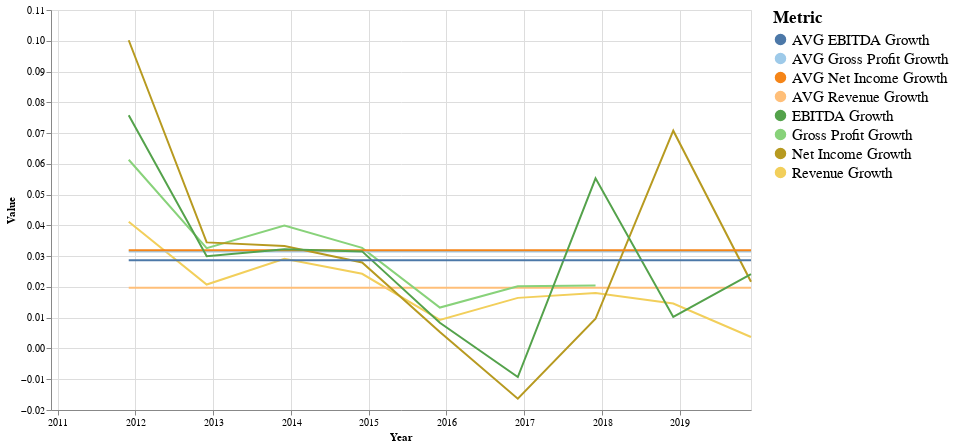

This figure's notebook cell:
### Markdown cell above
### Earnings Base Historical Growth Rates

### Code cell
#hide
# select a point for which to provide details-on-demand
# label = alt.selection_single(
#     encodings=['x'], # limit selection to x-axis value
#     on='mouseover',  # select on mouseover events
#     nearest=True,    # select data point nearest the cursor
#     empty='none'     # empty selection includes no data points
# )



label = alt.selection_multi(fields=['Metric'], bind='legend', 
     on='mouseover',  # select on mouseover events
     nearest=True,    # select data point nearest the cursor
     empty='none'     # empty selection includes no data points
 )
# define our base line chart of stock prices
base = alt.Chart().mark_line().encode(
    alt.X('Year:T'),
    alt.Y('Value:Q') ,  
    
    color = alt.Color('Metric:N', legend=alt.Legend(labelFontSize=15, titleFontSize=17),
                     scale=alt.Scale(scheme='tableau20'))   
    
    
    # alt.Color('Metric:N'), opacity = alt.condition(label, alt.value(1), alt.value(0.5))


)

alt.layer(
    base, # base line chart
    
    # add a rule mark to serve as a guide line
    alt.Chart().mark_rule(color='#aaa').encode(
        x='Year:T'
    ).transform_filter(label),
    
    # add circle marks for selected time points, hide unselected points
    base.mark_circle().encode(
        opacity=alt.condition(label, alt.value(1), alt.value(0))
    ).add_selection(label),

    # add white stroked text to provide a legible background for labels
    base.mark_text(align='left', dx=5, dy=-5, stroke='white', strokeWidth=2).encode(
        text='Value:Q'
    ).transform_filter(label),

    # add text labels for stock prices
    base.mark_text(align='left', dx=5, dy=-5).encode(
        text='Value:Q'
    ).transform_filter(label),
    
    data=df
).properties(
    width=700,
    height=400
)

### Figure 1 — Vega-Lite specification as saved in the notebook (floating-point values rounded to 4 significant figures)
{"config": {"view": {"continuousWidth": 400, "continuousHeight": 300}}, "layer": [{"mark": "line", "encoding": {"color": {"type": "nominal", "field": "Metric", "legend": {"labelFontSize": 15, "titleFontSize": 17}, "scale": {"scheme": "tableau20"}}, "x": {"type": "temporal", "field": "Year"}, "y": {"type": "quantitative", "field": "Value"}}}, {"mark": {"type": "rule", "color": "#aaa"}, "encoding": {"x": {"type": "temporal", "field": "Year"}}, "transform": [{"filter": {"selection": "selector011"}}]}, {"mark": "circle", "encoding": {"color": {"type": "nominal", "field": "Metric", "legend": {"labelFontSize": 15, "titleFontSize": 17}, "scale": {"scheme": "tableau20"}}, "opacity": {"condition": {"value": 1, "selection": "selector011"}, "value": 0}, "x": {"type": "temporal", "field": "Year"}, "y": {"type": "quantitative", "field": "Value"}}, "selection": {"selector011": {"type": "multi", "fields": ["Metric"], "bind": "legend", "on": "mouseover", "nearest": true, "empty": "none"}}}, {"mark": {"type": "text", "align": "left", "dx": 5, "dy": -5, "stroke": "white", "strokeWidth": 2}, "encoding": {"color": {"type": "nominal", "field": "Metric", "legend": {"labelFontSize": 15, "titleFontSize": 17}, "scale": {"scheme": "tableau20"}}, "text": {"type": "quantitative", "field": "Value"}, "x": {"type": "temporal", "field": "Year"}, "y": {"type": "quantitative", "field": "Value"}}, "transform": [{"filter": {"selection": "selector011"}}]}, {"mark": {"type": "text", "align": "left", "dx": 5, "dy": -5}, "encoding": {"color": {"type": "nominal", "field": "Metric", "legend": {"labelFontSize": 15, "titleFontSize": 17}, "scale": {"scheme": "tableau20"}}, "text": {"type": "quantitative", "field": "Value"}, "x": {"type": "temporal", "field": "Year"}, "y": {"type": "quantitative", "field": "Value"}}, "transform": [{"filter": {"selection": "selector011"}}]}], "data": {"name": "data-fffa8d57f94b6f35f80662870264b2de"}, "height": 400, "width": 700, "$schema": "https://vega.github.io/schema/vega-lite/v4.0.2.json", "datasets": {"data-fffa8d57f94b6f35f80662870264b2de": [{"Year": "12/1/2019", "Metric": "Revenue Growth", "Value": 0.00372}, {"Year": "12/1/2019", "Metric": "AVG Revenue Growth", "Value": 0.01972}, {"Year": "12/1/2019", "Metric": "Gross Profit Growth", "Value": null}, {"Year": "12/1/2019", "Metric": "AVG Gross Profit Growth", "Value": 0.0315}, {"Year": "12/1/2019", "Metric": "Net Income Growth", "Value": 0.02169}, {"Year": "12/1/2019", "Metric": "AVG Net Income Growth", "Value": 0.03189}, {"Year": "12/1/2019", "Metric": "EBITDA Growth", "Value": 0.02414}, {"Year": "12/1/2019", "Metric": "AVG EBITDA Growth", "Value": 0.0287}, {"Year": "12/1/2018", "Metric": "Revenue Growth", "Value": 0.01459}, {"Year": "12/1/2018", "Metric": "AVG Revenue Growth", "Value": 0.01972}, {"Year": "12/1/2018", "Metric": "Gross Profit Growth", "Value": null}, {"Year": "12/1/2018", "Metric": "AVG Gross Profit Growth", "Value": 0.0315}, {"Year": "12/1/2018", "Metric": "Net Income Growth", "Value": 0.07078}, {"Year": "12/1/2018", "Metric": "AVG Net Income Growth", "Value": 0.03189}, {"Year": "12/1/2018", "Metric": "EBITDA Growth", "Value": 0.01025}, {"Year": "12/1/2018", "Metric": "AVG EBITDA Growth", "Value": 0.0287}, {"Year": "12/1/2017", "Metric": "Revenue Growth", "Value": 0.01806}, {"Year": "12/1/2017", "Metric": "AVG Revenue Growth", "Value": 0.01972}, {"Year": "12/1/2017", "Metric": "Gross Profit Growth", "Value": 0.02043}, {"Year": "12/1/2017", "Metric": "AVG Gross Profit Growth", "Value": 0.0315}, {"Year": "12/1/2017", "Metric": "Net Income Growth", "Value": 0.00965}, {"Year": "12/1/2017", "Metric": "AVG Net Income Growth", "Value": 0.03189}, {"Year": "12/1/2017", "Metric": "EBITDA Growth", "Value": 0.05529}, {"Year": "12/1/2017", "Metric": "AVG EBITDA Growth", "Value": 0.0287}, {"Year": "12/1/2016", "Metric": "Revenue Growth", "Value": 0.01644}, {"Year": "12/1/2016", "Metric": "AVG Revenue Growth", "Value": 0.01972}, {"Year": "12/1/2016", "Metric": "Gross Profit Growth", "Value": 0.02023}, {"Year": "12/1/2016", "Metric": "AVG Gross Profit Growth", "Value": 0.0315}, {"Year": "12/1/2016", "Metric": "Net Income Growth", "Value": -0.01631}, {"Year": "12/1/2016", "Metric": "AVG Net Income Growth", "Value": 0.03189}, {"Year": "12/1/2016", "Metric": "EBITDA Growth", "Value": -0.0093}, {"Year": "12/1/2016", "Metric": "AVG EBITDA Growth", "Value": 0.0287}, {"Year": "12/1/2015", "Metric": "Revenue Growth", "Value": 0.00926}, {"Year": "12/1/2015", "Metric": "AVG Revenue Growth", "Value": 0.01972}, {"Year": "12/1/2015", "Metric": "Gross Profit Growth", "Value": 0.01329}, {"Year": "12/1/2015", "Metric": "AVG Gross Profit Growth", "Value": 0.0315}, {"Year": "12/1/2015", "Metric": "Net Income Growth", "Value": 0.00533}, {"Year": "12/1/2015", "Metric": "AVG Net Income Growth", "Value": 0.03189}, {"Year": "12/1/2015", "Metric": "EBITDA Growth", "Value": 0.00837}, {"Year": "12/1/2015", "Metric": "AVG EBITDA Growth", "Value": 0.0287}, {"Year": "12/1/2014", "Metric": "Revenue Growth", "Value": 0.02427}, {"Year": "12/1/2014", "Metric": "AVG Revenue Growth", "Value": 0.01972}, {"Year": "12/1/2014", "Metric": "Gross Profit Growth", "Value": 0.03268}, {"Year": "12/1/2014", "Metric": "AVG Gross Profit Growth", "Value": 0.0315}, {"Year": "12/1/2014", "Metric": "Net Income Growth", "Value": 0.02795}, {"Year": "12/1/2014", "Metric": "AVG Net Income Growth", "Value": 0.03189}, {"Year": "12/1/2014", "Metric": "EBITDA Growth", "Value": 0.03155}, {"Year": "12/1/2014", "Metric": "AVG EBITDA Growth", "Value": 0.0287}, {"Year": "12/1/2013", "Metric": "Revenue Growth", "Value": 0.02912}, {"Year": "12/1/2013", "Metric": "AVG Revenue Growth", "Value": 0.01972}, {"Year": "12/1/2013", "Metric": "Gross Profit Growth", "Value": 0.03996}, {"Year": "12/1/2013", "Metric": "AVG Gross Profit Growth", "Value": 0.0315}, {"Year": "12/1/2013", "Metric": "Net Income Growth", "Value": 0.03331}, {"Year": "12/1/2013", "Metric": "AVG Net Income Growth", "Value": 0.03189}, {"Year": "12/1/2013", "Metric": "EBITDA Growth", "Value": 0.03224}, {"Year": "12/1/2013", "Metric": "AVG EBITDA Growth", "Value": 0.0287}, {"Year": "12/1/2012", "Metric": "Revenue Growth", "Value": 0.02078}, {"Year": "12/1/2012", "Metric": "AVG Revenue Growth", "Value": 0.01972}, {"Year": "12/1/2012", "Metric": "Gross Profit Growth", "Value": 0.0326}, {"Year": "12/1/2012", "Metric": "AVG Gross Profit Growth", "Value": 0.0315}, {"Year": "12/1/2012", "Metric": "Net Income Growth", "Value": 0.03447}, {"Year": "12/1/2012", "Metric": "AVG Net Income Growth", "Value": 0.03189}, {"Year": "12/1/2012", "Metric": "EBITDA Growth", "Value": 0.03001}, {"Year": "12/1/2012", "Metric": "AVG EBITDA Growth", "Value": 0.0287}, {"Year": "12/1/2011", "Metric": "Revenue Growth", "Value": 0.0412}, {"Year": "12/1/2011", "Metric": "AVG Revenue Growth", "Value": 0.01972}, {"Year": "12/1/2011", "Metric": "Gross Profit Growth", "Value": 0.06134}, {"Year": "12/1/2011", "Metric": "AVG Gross Profit Growth", "Value": 0.0315}, {"Year": "12/1/2011", "Metric": "Net Income Growth", "Value": 0.1002}, {"Year": "12/1/2011", "Metric": "AVG Net Income Growth", "Value": 0.03189}, {"Year": "12/1/2011", "Metric": "EBITDA Growth", "Value": 0.07576}, {"Year": "12/1/2011", "Metric": "AVG EBITDA Growth", "Value": 0.0287}, {"Year": "12/1/2010", "Metric": "Revenue Growth", "Value": null}, {"Year": "12/1/2010", "Metric": "AVG Revenue Growth", "Value": null}, {"Year": "12/1/2010", "Metric": "Gross Profit Growth", "Value": null}, {"Year": "12/1/2010", "Metric": "AVG Gross Profit Growth", "Value": null}, {"Year": "12/1/2010", "Metric": "Net Income Growth", "Value": null}, {"Year": "12/1/2010", "Metric": "AVG Net Income Growth", "Value": null}, {"Year": "12/1/2010", "Metric": "EBITDA Growth", "Value": null}, {"Year": "12/1/2010", "Metric": "AVG EBITDA Growth", "Value": null}]}}
